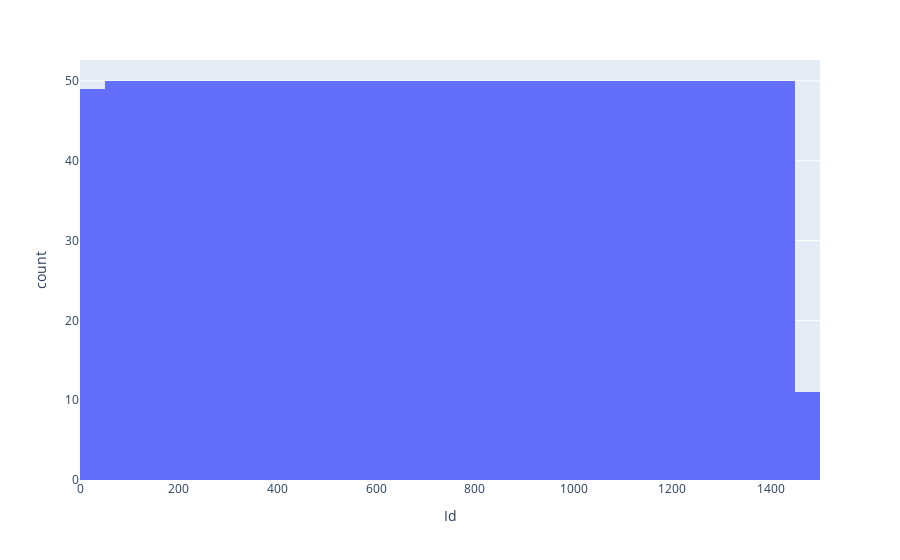
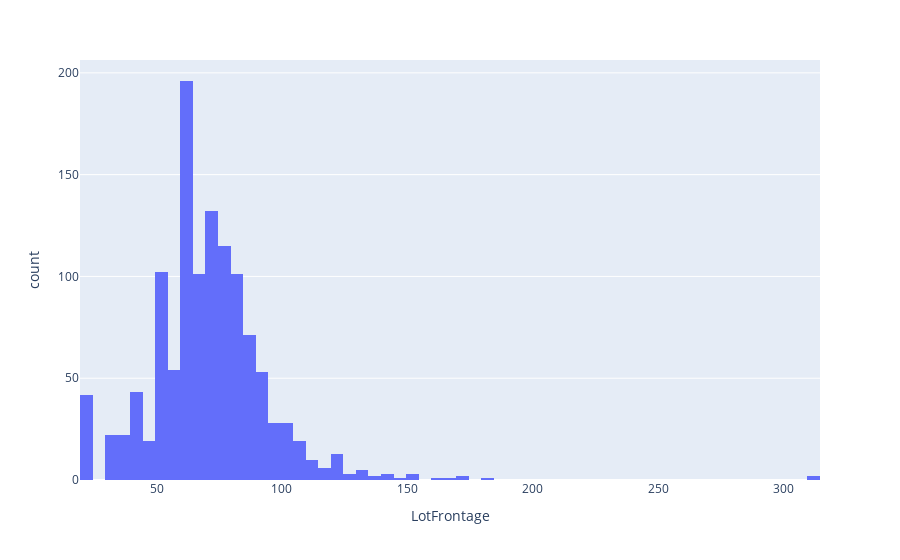
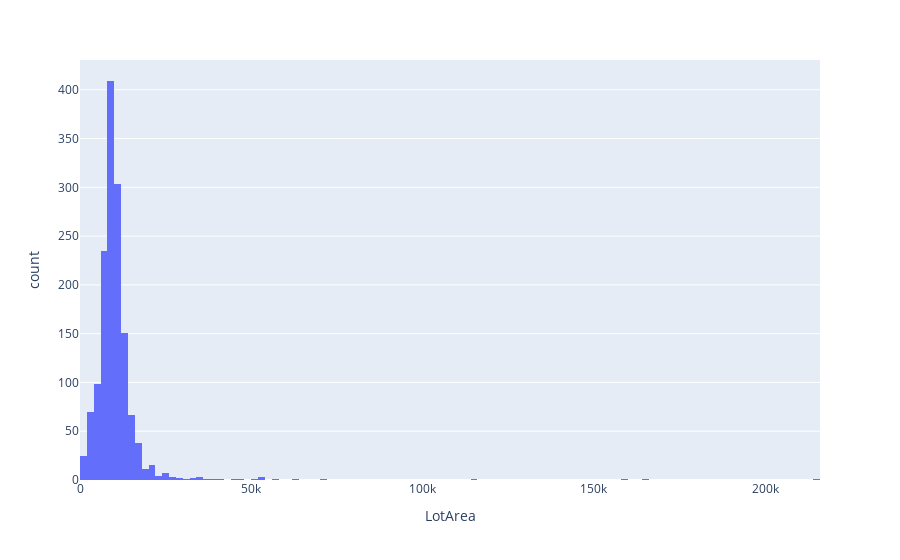
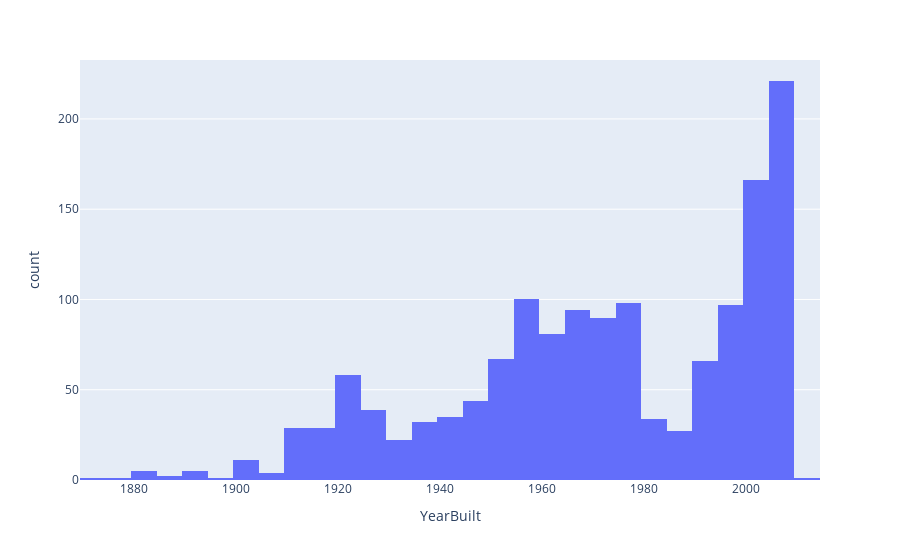

The notebook cell saved with these charts, in order:
### Code cell
for col in df_numerical.columns:
     fig = px.histogram(df_numerical, x=col)
     fig.show()

### Figure 1 — Plotly figure (JSON) as saved in the notebook; plotly's stock layout.template omitted (floating-point values rounded to 4 significant figures; data arrays with more than 128 entries replaced by an {"elided": "..."} marker saying what was removed)
{"data": [{"alignmentgroup": "True", "bingroup": "x", "hovertemplate": "Id=%{x}<br>count=%{y}<extra></extra>", "legendgroup": "", "marker": {"color": "#636efa", "pattern": {"shape": ""}}, "name": "", "offsetgroup": "", "orientation": "v", "showlegend": false, "type": "histogram", "x": {"elided": "1460 int values"}, "xaxis": "x", "yaxis": "y"}], "layout": {"barmode": "relative", "legend": {"tracegroupgap": 0}, "margin": {"t": 60}, "xaxis": {"anchor": "y", "domain": [0, 1], "title": {"text": "Id"}}, "yaxis": {"anchor": "x", "domain": [0, 1], "title": {"text": "count"}}}}

### Figure 2 — Plotly figure (JSON) as saved in the notebook; plotly's stock layout.template omitted (floating-point values rounded to 4 significant figures; data arrays with more than 128 entries replaced by an {"elided": "..."} marker saying what was removed)
{"data": [{"alignmentgroup": "True", "bingroup": "x", "hovertemplate": "LotFrontage=%{x}<br>count=%{y}<extra></extra>", "legendgroup": "", "marker": {"color": "#636efa", "pattern": {"shape": ""}}, "name": "", "offsetgroup": "", "orientation": "v", "showlegend": false, "type": "histogram", "x": {"elided": "1460 int values"}, "xaxis": "x", "yaxis": "y"}], "layout": {"barmode": "relative", "legend": {"tracegroupgap": 0}, "margin": {"t": 60}, "xaxis": {"anchor": "y", "domain": [0, 1], "title": {"text": "LotFrontage"}}, "yaxis": {"anchor": "x", "domain": [0, 1], "title": {"text": "count"}}}}

### Figure 3 — Plotly figure (JSON) as saved in the notebook; plotly's stock layout.template omitted (floating-point values rounded to 4 significant figures; data arrays with more than 128 entries replaced by an {"elided": "..."} marker saying what was removed)
{"data": [{"alignmentgroup": "True", "bingroup": "x", "hovertemplate": "LotArea=%{x}<br>count=%{y}<extra></extra>", "legendgroup": "", "marker": {"color": "#636efa", "pattern": {"shape": ""}}, "name": "", "offsetgroup": "", "orientation": "v", "showlegend": false, "type": "histogram", "x": {"elided": "1460 int values"}, "xaxis": "x", "yaxis": "y"}], "layout": {"barmode": "relative", "legend": {"tracegroupgap": 0}, "margin": {"t": 60}, "xaxis": {"anchor": "y", "domain": [0, 1], "title": {"text": "LotArea"}}, "yaxis": {"anchor": "x", "domain": [0, 1], "title": {"text": "count"}}}}

### Figure 4 — Plotly figure (JSON) as saved in the notebook; plotly's stock layout.template omitted (floating-point values rounded to 4 significant figures; data arrays with more than 128 entries replaced by an {"elided": "..."} marker saying what was removed)
{"data": [{"alignmentgroup": "True", "bingroup": "x", "hovertemplate": "YearBuilt=%{x}<br>count=%{y}<extra></extra>", "legendgroup": "", "marker": {"color": "#636efa", "pattern": {"shape": ""}}, "name": "", "offsetgroup": "", "orientation": "v", "showlegend": false, "type": "histogram", "x": {"elided": "1460 int values"}, "xaxis": "x", "yaxis": "y"}], "layout": {"barmode": "relative", "legend": {"tracegroupgap": 0}, "margin": {"t": 60}, "xaxis": {"anchor": "y", "domain": [0, 1], "title": {"text": "YearBuilt"}}, "yaxis": {"anchor": "x", "domain": [0, 1], "title": {"text": "count"}}}}
